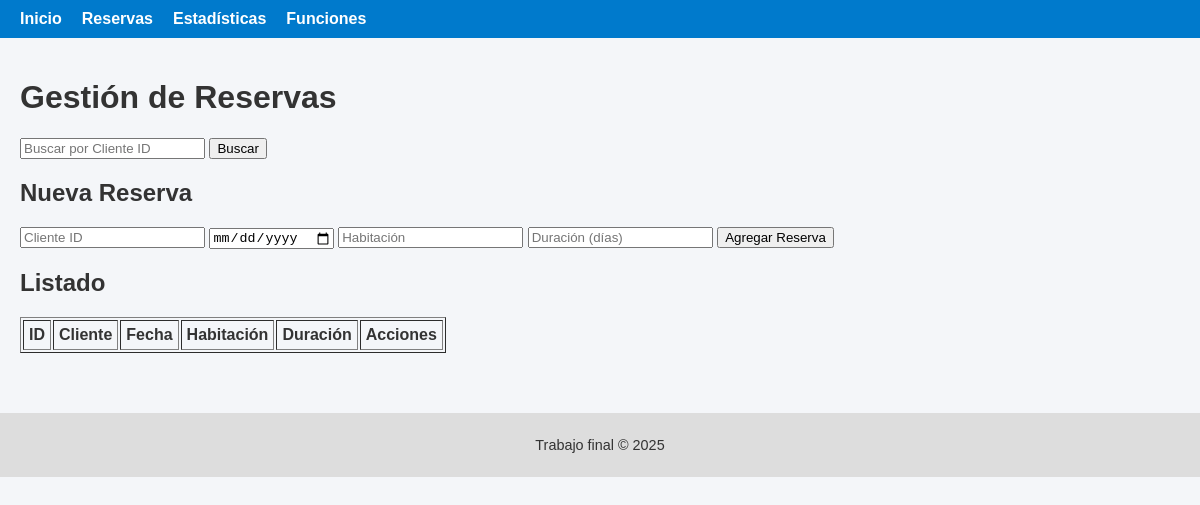
Before: /reservas?cliente_id=877079 with the older database file.
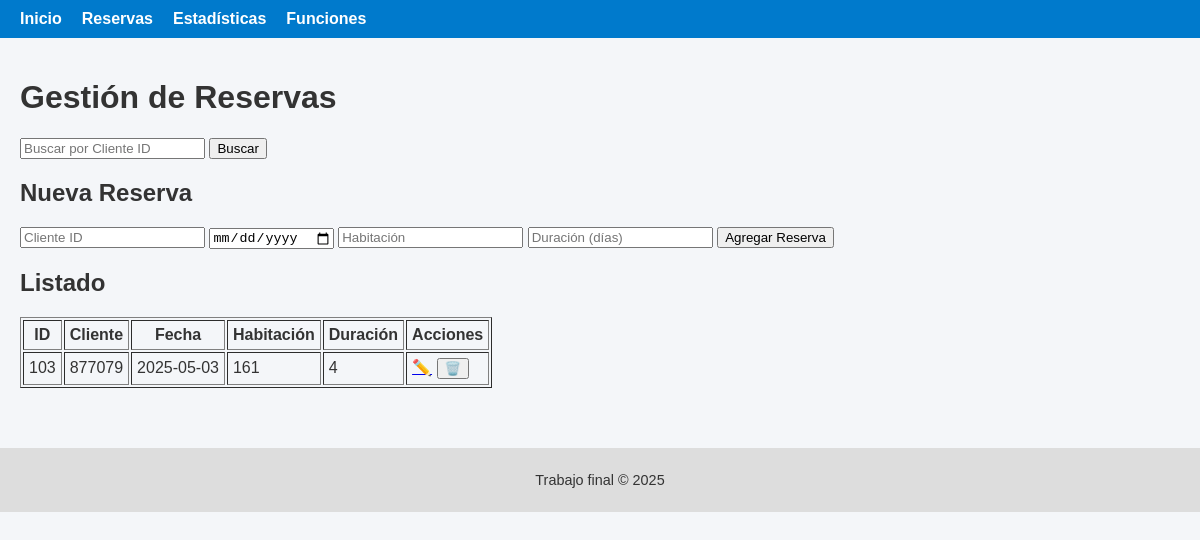
After: the same page with the newer database file.
### app/models.py (models this page shows)
class Reserva(db.Model):
    __tablename__ = 'reservas'
    id = db.Column(db.Integer, primary_key=True)
    cliente_id = db.Column(db.Integer, nullable=False)
    fecha = db.Column(db.String(10), nullable=False)
    habitacion = db.Column(db.Integer, nullable=False)
    duracion = db.Column(db.Integer, nullable=False)

### app/routes/crud.py (the view, shortened to what this page needs)
@bp.route('/reservas', methods=['GET', 'POST'])
def reservas():
    filtro_id = request.args.get('cliente_id')
    if filtro_id:
        reservas = Reserva.query.filter_by(cliente_id=filtro_id).all()
    else:
        reservas = Reserva.query.all()
    return render_template('reservas.html', reservas=reservas)

### app/templates/reservas.html (shortened to what this page needs)
{% extends 'base.html' %}
{% block content %}
<h1>Gestión de Reservas</h1>
<form method="get" action="{{ url_for('crud.reservas') }}">
    <input type="text" name="cliente_id" placeholder="Buscar por Cliente ID">
    <button type="submit">Buscar</button>
</form>
<h2>Nueva Reserva</h2>
<form method="post" action="{{ url_for('crud.reservas') }}">
    <input type="number" name="cliente_id" placeholder="Cliente ID" required>
    <input type="date" name="fecha" required>
    <input type="number" name="habitacion" placeholder="Habitación" required>
    <input type="number" name="duracion" placeholder="Duración (días)" required>
    <button type="submit">Agregar Reserva</button>
</form>
<h2>Listado</h2>
<table border="1" cellpadding="5">
    <thead>
        <tr>
            <th>ID</th>
            <th>Cliente</th>
            <th>Fecha</th>
            <th>Habitación</th>
            <th>Duración</th>
            <th>Acciones</th>
        </tr>
    </thead>
    <tbody>
        {% for r in reservas %}
        <tr>
            <td>{{ r.id }}</td>
            <td>{{ r.cliente_id }}</td>
            <td>{{ r.fecha }}</td>
            <td>{{ r.habitacion }}</td>
            <td>{{ r.duracion }}</td>
            <td>
                <a href="{{ url_for('crud.editar_reserva', id=r.id) }}">✏️</a>
                <form method="post" action="{{ url_for('crud.borrar_reserva', id=r.id) }}" style="display:inline;">
                    <button type="submit" onclick="return confirm('¿Borrar esta reserva?')">🗑️</button>
                </form>
            </td>
        </tr>
        {% endfor %}
    </tbody>
</table>
{% endblock %}

### app/templates/base.html (shortened to what this page needs)
<!DOCTYPE html>
<html lang="es">
<head>
    <link rel="stylesheet" href="{{ url_for('static', filename='css/main.css') }}">
</head>
<body>
    <header>
        <nav>
            <ul>
                <li><a href="{{ url_for('crud.index') }}">Inicio</a></li>
                <li><a href="{{ url_for('crud.reservas') }}">Reservas</a></li>
                <li><a href="{{ url_for('stats.estadisticas') }}">Estadísticas</a></li>
                <li><a href="{{ url_for('funciones.index_funciones') }}">Funciones</a></li>
            </ul>
        </nav>
    </header>
    <main>
        {% block content %}{% endblock %}
    </main>
    <footer>
        <p>Trabajo final &copy; 2025</p>
    </footer>
</body>
</html>

### app/static/css/main.css (style rules this page uses)
body { font-family: Arial, sans-serif; margin: 0; padding: 0; background-color: #f4f6f9; color: #333; }
header { background-color: #007acc; padding: 10px 20px; }
header nav ul { list-style: none; margin: 0; padding: 0; display: flex; }
header nav ul li { margin-right: 20px; }
header nav ul li a { color: white; text-decoration: none; font-weight: bold; }
main { padding: 20px; }
footer { background-color: #ddd; text-align: center; padding: 10px; font-size: 0.9em; margin-top: 40px; }

Changed rows visible on the page:
added Reserva: id "103", cliente_id "877079", fecha "2025-05-03", habitacion "161", duracion "4"
